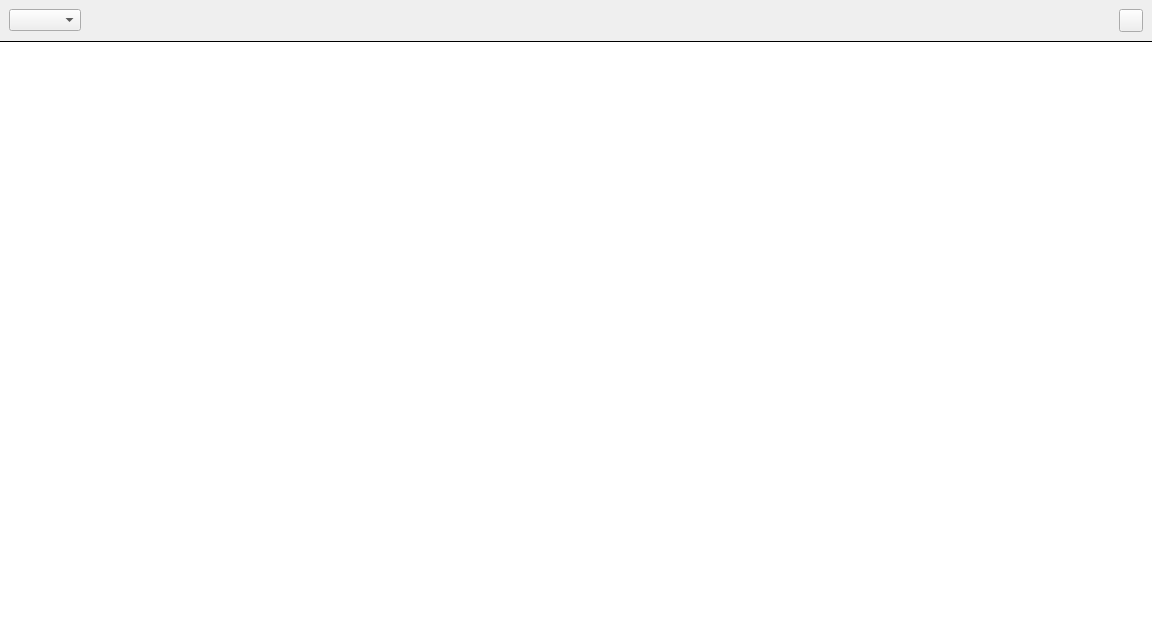
<?xml version="1.0" encoding="UTF-8"?>
<ui version="4.0">
 <class>DevicePage</class>
 <widget class="QWidget" name="DevicePage">
  <property name="geometry">
   <rect>
    <x>0</x>
    <y>0</y>
    <width>1152</width>
    <height>625</height>
   </rect>
  </property>
  <property name="windowTitle">
   <string>Form</string>
  </property>
  <property name="styleSheet">
   <string notr="true">QTableView{
border-style:solid;
border-width:1px 0 0 0;
}</string>
  </property>
  <layout class="QVBoxLayout" name="verticalLayout">
   <property name="spacing">
    <number>0</number>
   </property>
   <property name="margin">
    <number>0</number>
   </property>
   <item>
    <widget class="QWidget" name="widget" native="true">
     <layout class="QHBoxLayout" name="horizontalLayout">
      <item>
       <widget class="QComboBox" name="filterComboBox"/>
      </item>
      <item>
       <spacer name="horizontalSpacer">
        <property name="orientation">
         <enum>Qt::Horizontal</enum>
        </property>
        <property name="sizeHint" stdset="0">
         <size>
          <width>999</width>
          <height>20</height>
         </size>
        </property>
       </spacer>
      </item>
      <item>
       <widget class="QToolButton" name="addButton"/>
      </item>
     </layout>
    </widget>
   </item>
   <item>
    <widget class="QTableView" name="deviceView"/>
   </item>
  </layout>
 </widget>
 <resources/>
 <connections/>
</ui>
